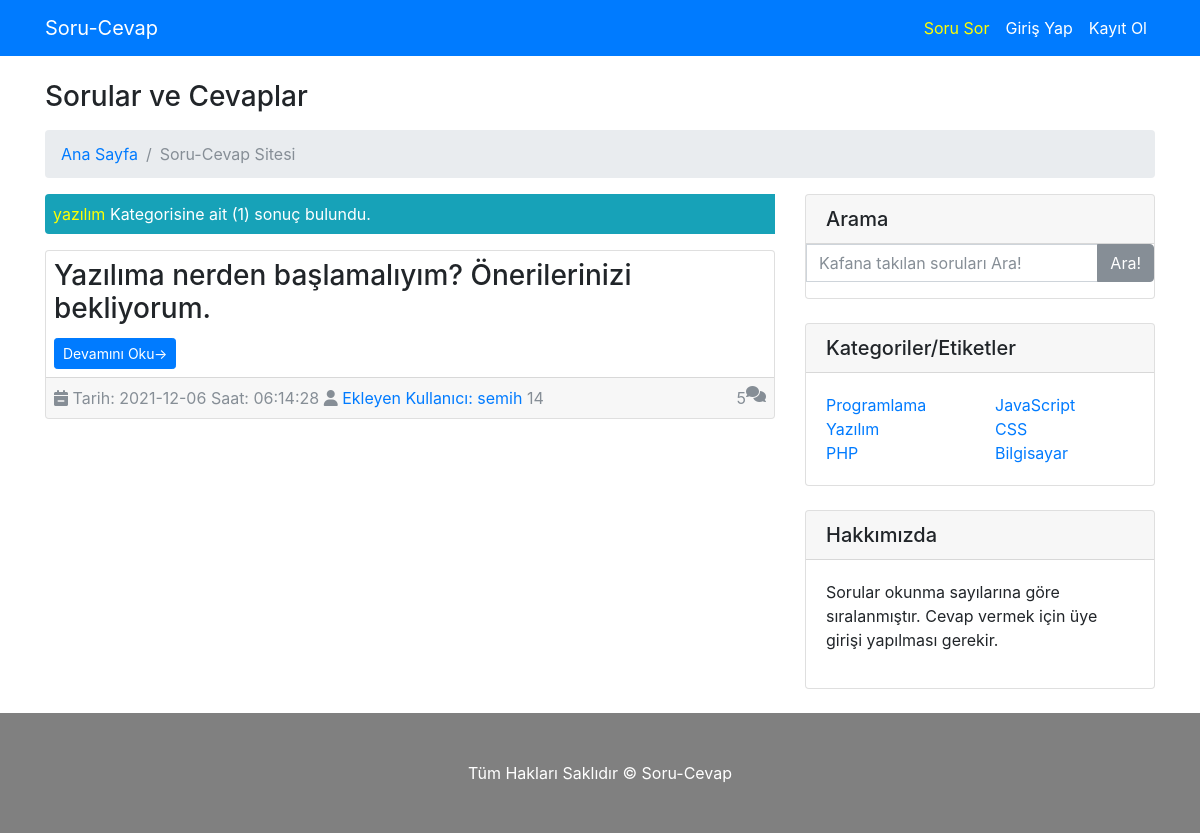
The app's page /etiket/yazılım with its own data.
### tables this page shows
CREATE TABLE `sorular` (
  `soru_id` int(11) NOT NULL,
  `soru_baslik` varchar(200) NOT NULL,
  `soru_aciklama` text NOT NULL,
  `soru_ekleyen` int(11) DEFAULT NULL,
  `soru_sef` varchar(200) NOT NULL,
  `soru_etiket` varchar(200) NOT NULL,
  `soru_hit` int(11) NOT NULL DEFAULT 0 COMMENT 'Sorunun okunma sayısı',
  `soru_tarih` timestamp NOT NULL DEFAULT current_timestamp()
);

CREATE TABLE `kullanicilar` (
  `kullanici_id` int(11) NOT NULL,
  `kullanici_adi` varchar(200) NOT NULL,
  `kullanici_sifre` varchar(200) NOT NULL,
  `kullanici_eposta` varchar(200) NOT NULL,
  `kullanici_resim` varchar(300) DEFAULT NULL,
  `kullanici_ip` varchar(200) DEFAULT NULL,
  `kullanici_hakkinda` varchar(500) DEFAULT NULL
);

### sistem/fonksiyon.php (called while the page is built, shortened)
<?php
  function pre($deger){
      global $db;
      return $db->prepare($deger);
  }
  function all($deger){
    return $deger->fetchall(PDO::FETCH_ASSOC);
}
  function g($par) {
    return $_GET[$par];
  }
?>

### tema/etiket.php (the view, shortened to what this page needs)
<?php
  $link = g("link");
  $sayfa = @g("s") ? g("s") : 1;
  $sayi = pre("select soru_id from sorular
    inner join kullanicilar on kullanicilar.kullanici_id = sorular.soru_ekleyen
    where soru_baslik like ?
    order by soru_id desc
  ");
  $sayi->execute(["%".$link."%"]);
  $say = $sayi->rowcount();
  $limit = 3;
  $baslangic = $sayfa*$limit - $limit;
  $query=pre("select * from sorular
    inner join kullanicilar on kullanicilar.kullanici_id = sorular.soru_ekleyen
    where soru_baslik like ?
    order by soru_id desc
    limit $baslangic,$limit
  ");
  $query->execute(["%".$link."%"]);
  $liste=all($query);
  $kontrol= $query->rowCount();
  if($kontrol){
    ?>
    <span class="d-block bg-info p-2 mb-3 text-white rounded-left">
    <span style="color:yellow"><?php echo $link;?></span> Kategorisine ait (<?php echo $say;?>) sonuç bulundu.
    </span>
    <?php
    foreach($liste as $row){
      $cevap = pre("select * from cevaplar where cevap_soru_id=?");
      $cevap->execute(array($row["soru_id"]));
      $x= $cevap->rowcount();
      ?>
      <div class="card mb-4">
            <div class="card-body p-2">
              <h3 class="card-title"><?php echo $row["soru_baslik"];?></h3>
              <a href="/<?php echo $row["soru_sef"];?>.html" class="btn btn-primary btn-sm">Devamını Oku&rarr;</a>
            </div>
            <div class="card-footer text-muted p-2">
            <i class="fas fa-calendar-minus"></i>
            <?php
              $zaman= explode(" ",$row["soru_tarih"]);
              echo "Tarih: ".$zaman[0]."  Saat: ".$zaman[1];
            ?>
              <i class="fas fa-user"></i>
              <a href="?do=profil&link=<?php echo $row["kullanici_adi"];?>"><?php echo " Ekleyen Kullanıcı: ".$row["kullanici_adi"] ?></a>
              <?php echo $row["soru_hit"];?>
              <i class="fas fa-comments float-right"></i>
              <span class="float-right"><?php echo $x; ?></span>
            </div>
        </div>
      <?php
    }
      ?>
      <?php
  }else{
    echo '<div class="alert alert-primary">Henüz Hiç Soru Sorulmamış...</div>';
  };
?>

### records on screen
sorular: soru_baslik "Yazılıma nerden başlamalıyım? Önerilerinizi bekliyorum.", soru_tarih "2021-12-06", soru_tarih "06:14:28", kullanicilar.kullanici_adi "semih", soru_hit "14", x "5"

### other values on screen
$link "yazılım"
$say "1"
